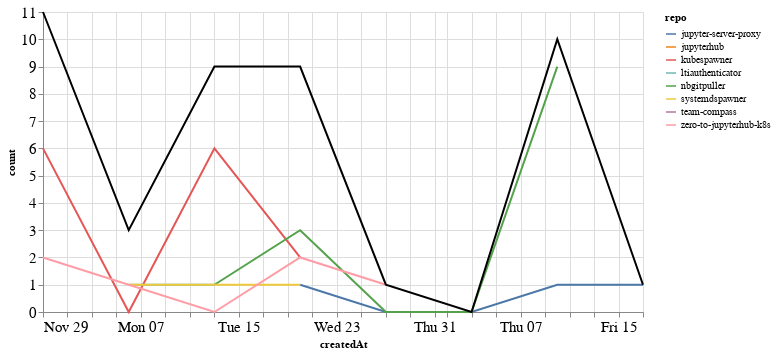

Here is the notebook cell this chart was saved with:
### Markdown cell above
### Comments

### Code cell
comments_time = comments.groupby('repo').resample('W', on='createdAt').count()['author'].reset_index()
comments_time = comments_time.rename(columns={'author': 'count'})
comments_time_total = comments_time.groupby('createdAt').agg({"count": "sum"}).reset_index()
ch1 = alt.Chart(comments_time, width=600).mark_line().encode(
    x='createdAt',
    y='count',
    color='repo',
    tooltip="repo"
)

ch2 = alt.Chart(comments_time_total, width=600).mark_line(color="black").encode(
    x='createdAt',
    y='count',
)

ch1 + ch2

### Figure 1 — Vega-Lite specification as saved in the notebook (floating-point values rounded to 4 significant figures)
{"config": {"axisLeft": {"labelFontSize": 15}, "axisBottom": {"labelFontSize": 15}}, "layer": [{"data": {"name": "data-261d136e6890db9c390c0c7fe7f608e1"}, "mark": "line", "encoding": {"color": {"type": "nominal", "field": "repo"}, "tooltip": {"type": "nominal", "field": "repo"}, "x": {"type": "temporal", "field": "createdAt"}, "y": {"type": "quantitative", "field": "count"}}, "width": 600}, {"data": {"name": "data-15ffa35a9d5386af283c27e35514c4b8"}, "mark": {"type": "line", "color": "black"}, "encoding": {"x": {"type": "temporal", "field": "createdAt"}, "y": {"type": "quantitative", "field": "count"}}, "width": 600}], "$schema": "https://vega.github.io/schema/vega-lite/v4.8.1.json", "datasets": {"data-261d136e6890db9c390c0c7fe7f608e1": [{"repo": "jupyter-server-proxy", "createdAt": "2020-12-20T00:00:00", "count": 1}, {"repo": "jupyter-server-proxy", "createdAt": "2020-12-27T00:00:00", "count": 0}, {"repo": "jupyter-server-proxy", "createdAt": "2021-01-03T00:00:00", "count": 0}, {"repo": "jupyter-server-proxy", "createdAt": "2021-01-10T00:00:00", "count": 1}, {"repo": "jupyter-server-proxy", "createdAt": "2021-01-17T00:00:00", "count": 1}, {"repo": "jupyterhub", "createdAt": "2020-11-29T00:00:00", "count": 1}, {"repo": "kubespawner", "createdAt": "2020-11-29T00:00:00", "count": 6}, {"repo": "kubespawner", "createdAt": "2020-12-06T00:00:00", "count": 0}, {"repo": "kubespawner", "createdAt": "2020-12-13T00:00:00", "count": 6}, {"repo": "kubespawner", "createdAt": "2020-12-20T00:00:00", "count": 2}, {"repo": "ltiauthenticator", "createdAt": "2020-12-06T00:00:00", "count": 1}, {"repo": "ltiauthenticator", "createdAt": "2020-12-13T00:00:00", "count": 1}, {"repo": "nbgitpuller", "createdAt": "2020-12-13T00:00:00", "count": 1}, {"repo": "nbgitpuller", "createdAt": "2020-12-20T00:00:00", "count": 3}, {"repo": "nbgitpuller", "createdAt": "2020-12-27T00:00:00", "count": 0}, {"repo": "nbgitpuller", "createdAt": "2021-01-03T00:00:00", "count": 0}, {"repo": "nbgitpuller", "createdAt": "2021-01-10T00:00:00", "count": 9}, {"repo": "systemdspawner", "createdAt": "2020-12-06T00:00:00", "count": 1}, {"repo": "systemdspawner", "createdAt": "2020-12-13T00:00:00", "count": 1}, {"repo": "systemdspawner", "createdAt": "2020-12-20T00:00:00", "count": 1}, {"repo": "team-compass", "createdAt": "2020-11-29T00:00:00", "count": 2}, {"repo": "zero-to-jupyterhub-k8s", "createdAt": "2020-11-29T00:00:00", "count": 2}, {"repo": "zero-to-jupyterhub-k8s", "createdAt": "2020-12-06T00:00:00", "count": 1}, {"repo": "zero-to-jupyterhub-k8s", "createdAt": "2020-12-13T00:00:00", "count": 0}, {"repo": "zero-to-jupyterhub-k8s", "createdAt": "2020-12-20T00:00:00", "count": 2}, {"repo": "zero-to-jupyterhub-k8s", "createdAt": "2020-12-27T00:00:00", "count": 1}], "data-15ffa35a9d5386af283c27e35514c4b8": [{"createdAt": "2020-11-29T00:00:00", "count": 11}, {"createdAt": "2020-12-06T00:00:00", "count": 3}, {"createdAt": "2020-12-13T00:00:00", "count": 9}, {"createdAt": "2020-12-20T00:00:00", "count": 9}, {"createdAt": "2020-12-27T00:00:00", "count": 1}, {"createdAt": "2021-01-03T00:00:00", "count": 0}, {"createdAt": "2021-01-10T00:00:00", "count": 10}, {"createdAt": "2021-01-17T00:00:00", "count": 1}]}}
